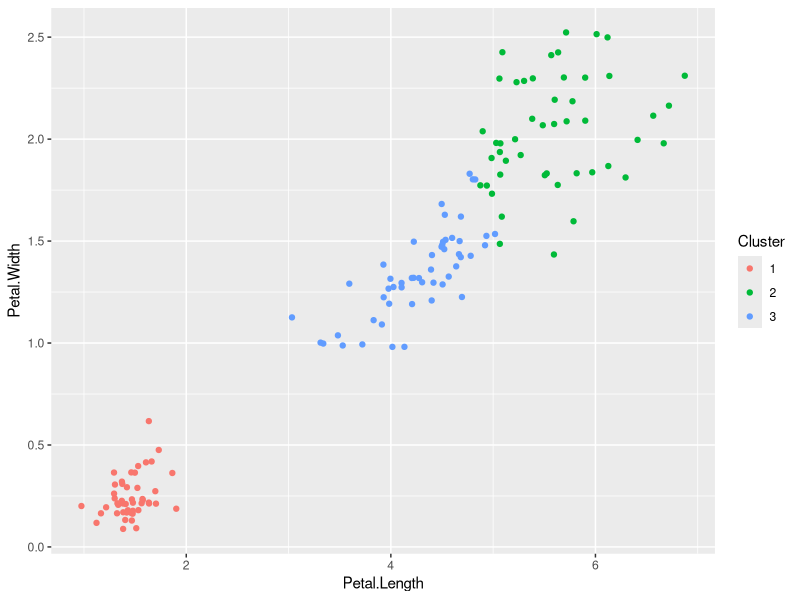

Here is the R script that generated this plot:
library(ggplot2)

# permitirá repetir el proceso de cálculo de centroides y asignación a clúster en la función principal

calculo_con_centroides <- function(datos, indices, k, input) {
    
    # obtención de centroides
    centroides <- matrix(0, length(indices), ncol(datos))
    for (i in 1:length(indices)) {
        centroides[i, ] <- colMeans(datos[input == i, ])
    }
    colnames(centroides) <- colnames(datos)
    
    # cálculo de nuevas distancias
    nuevos_datos <- rbind(datos, centroides)
    
    distancias <- dist(nuevos_datos, method = 'euclidean')
    distancias <- as.matrix(distancias)
    
    # nueva asignación a clústers
    indices_centroides <- tail(1:nrow(distancias), k)
    distancias <- distancias[, indices_centroides]
    
    resultado <- rep(0, nrow(distancias))
    for (i in 1:nrow(distancias)) {
        resultado[i] <- which(distancias[i,] == min(distancias[i, ]))
    }
    
    # resultado
    names(resultado) <- rownames(datos)
    resultado <- resultado[1:nrow(datos)]
    return(resultado)
}

# función kmeans

kmeans <- function(datos, k, grafica = F) {
    
    #elegimos al azar k casos
    k_casos <- sample(1:nrow(datos), k)
    
    #calculamos la distancia euclidea entre estos y el resto
    distancias <- dist(datos, method = 'euclidean')
    distancias <- as.matrix(distancias)
    distancias <- distancias[, k_casos]
    
    # cálculo de pertenencia a grupo
    res <- rep(0, nrow(distancias))
    for (i in 1:nrow(distancias)) {
        res[i] <- which(distancias[i, ] == min(distancias[i, ]))
    }
    
    names(res) <- rownames(datos)
    
    # repetición del proceso hasta convergencia
    x <- T
    i <- 0
    tries <- 0
    
    while (x == T) {
        
        i <- i + 1
        old_res <- res
        res <- calculo_con_centroides(datos, indices = k_casos, k, input = res)
        
        if (identical(res, old_res)) {tries <- tries + 1}
        if (tries == 4) {x <- F}
        
    }
    
    # resultados
    
    if (grafica == T) {
        
        if (ncol(datos) == 2) {
            
            nombres_var <- colnames(datos)
            
            grafico <- ggplot(data = datos, 
                              aes(get(nombres_var[1]), get(nombres_var[2]),
                              colour = as.factor(res))) + geom_jitter()
            
            print(grafico + xlab(nombres_var[1]) + ylab(nombres_var[2]) + labs(colour = 'Cluster'))
            
        } else {
            
            warning('Solo se puede mostrar gráfica si el número de variables es 2')
        }
        
    } 
    
    return(res)
    
}

# pruebas

kmeans(iris[, 3:4], k = 3, grafica = T)

kmeans(USArrests[, 1:4], k = 4, grafica = F)


